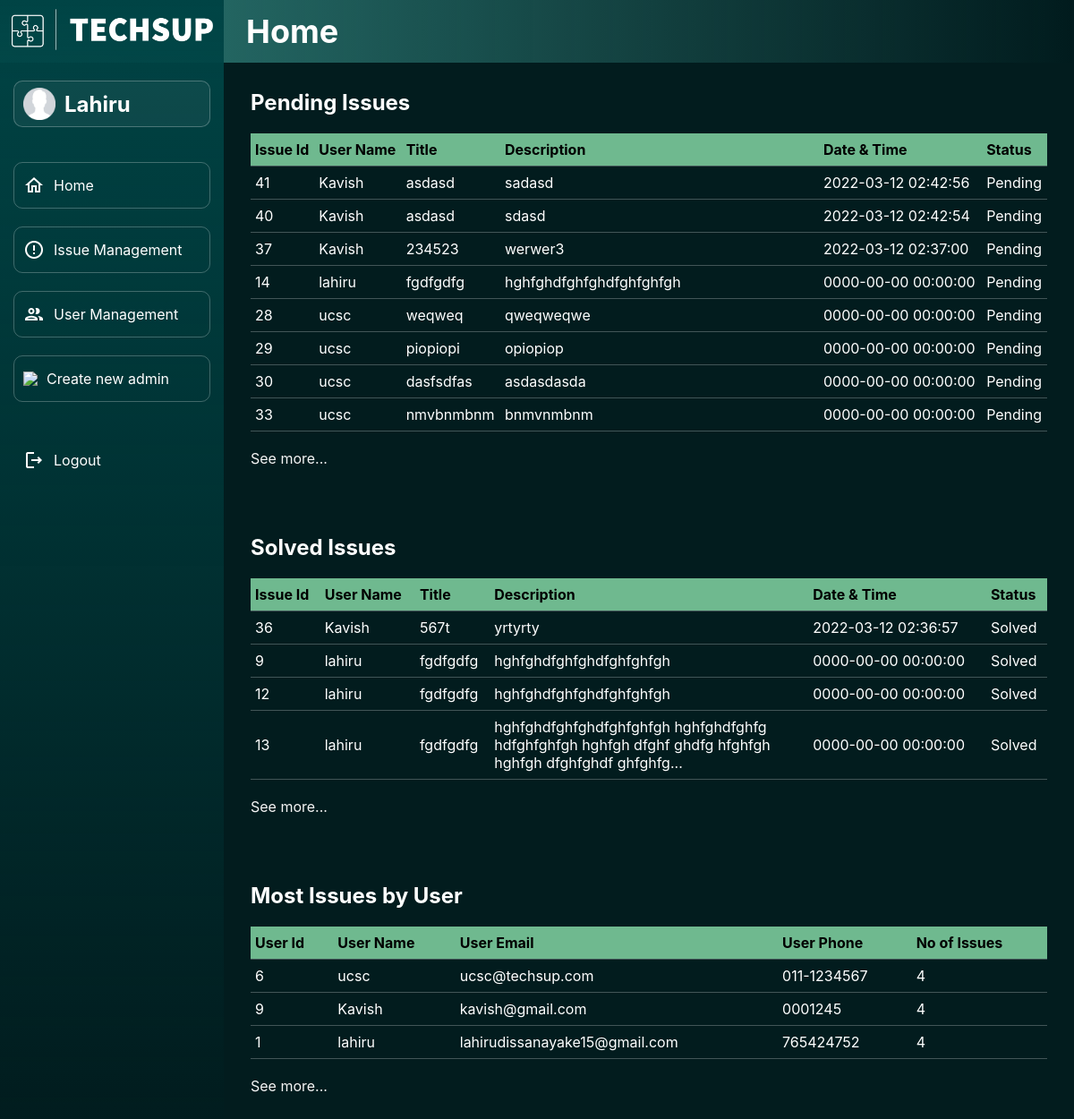
The app's page /admin/main/dashboard.php (signed in) with its own data.
### tables this page shows
CREATE TABLE IF NOT EXISTS `issue` (
  `issueId` int(5) NOT NULL AUTO_INCREMENT,
  `userId` int(5) DEFAULT NULL,
  `title` varchar(50) DEFAULT NULL,
  `description` varchar(500) DEFAULT NULL,
  `status` tinyint(1) DEFAULT NULL,
  `timestamp` timestamp NOT NULL,
  PRIMARY KEY (`issueId`),
  KEY `userId` (`userId`)
);

CREATE TABLE IF NOT EXISTS `user` (
  `userId` int(5) NOT NULL AUTO_INCREMENT,
  `userName` varchar(20) NOT NULL,
  `userEmail` varchar(50) NOT NULL,
  `userPhone` varchar(20) NOT NULL,
  `userPwd` varchar(100) NOT NULL,
  PRIMARY KEY (`userId`),
  UNIQUE KEY `userName` (`userName`),
  UNIQUE KEY `userEmail` (`userEmail`)
);

### includes/functions.inc.php (called while the page is built, shortened)
<?php
function adminPendingIssues($conn)
{
    $sql = "SELECT issueId, userName, title, description, timestamp, IF(status, 'Solved', 'Pending') status FROM issue, user WHERE issue.userId = user.userId AND status=false ORDER BY timestamp DESC LIMIT 10;";
    $result = mysqli_query($conn, $sql);
    if (mysqli_num_rows($result) > 0) {
        return $result;
        exit();
    } else {
        echo "<p class=\"success2\">There are no issues available!</p>";
        exit();
    }
}
function adminSolvedIssues($conn)
{
    $sql = "SELECT issueId, userName, title, description, timestamp, IF(status, 'Solved', 'Pending') status FROM issue, user WHERE issue.userId = user.userId AND status=true ORDER BY timestamp DESC LIMIT 10;";
    $result = mysqli_query($conn, $sql);
    if (mysqli_num_rows($result) > 0) {
        return $result;
        exit();
    } else {
        echo "<p class=\"success2\">There are no issues available!</p>";
        exit();
    }
}
function adminMostIssues($conn)
{
    $sql = "SELECT user.userId, userName, userEmail, userPhone, COUNT(issueId) FROM user, issue WHERE user.userId = issue.userId GROUP BY issue.userId ORDER BY COUNT(issueId) DESC LIMIT 10";
    $result = mysqli_query($conn, $sql);
    if (mysqli_num_rows($result) > 0) {
        return $result;
        exit();
    } else {
        echo "<p class=\"success2\">There are no users available!</p>";
        exit();
    }
}

### admin/main/dashboard.php (the view, shortened to what this page needs)
<?php
require_once('../../includes/dbh.inc.php');
require_once('../../includes/functions.inc.php');
?>
<!DOCTYPE html>
<html lang="en">
<head>
</head>
<body>
    <nav class="nav-h-back"></nav>
    <nav class="nav-h">
        <div class="heading">
            <h1>Home</h1>
        </div>
    </nav>
    <nav class="nav-v">
        <div class="logo">
            <a href="#">
                <img src="../../assets/techsup-logo-white.png" width="225px">
            </a>
        </div>
        <div class="menu">
            <div class="item profile">
                <img src="../../assets/profile.png" width="36px">
                <?php
                if (isset($_SESSION["adminId"])) {
                    echo "<h1>" . $_SESSION["adminName"] . "</h1>";
                }
                ?>
            </div>
            <div>
                <a href="#" class="disabled">
                    <div class="item click">
                        <img src="../../assets/home-outline-white-24dp.png">
                        <span>Home</span>
                    </div>
                </a>
                <br>
                <a href="../issues/viewIssue.php">
                    <div class="item click">
                        <img src="../../assets/issue-outline-white-24dp.png">
                        <span>Issue Management</span>
                    </div>
                </a>
                <br>
                <a href="../users/viewUser.php">
                    <div class="item click">
                        <img src="../../assets/users-outline-white-24dp.png">
                        <span>User Management</span>
                    </div>
                </a>
                <br>
                <a href="register.php">
                    <div class="item click">
                        <img src="../../assets/addAdmin-outline-white-24dp">
                        <span>Create new admin</span>
                    </div>
                </a>
            </div>
            <a href="../../includes/logoutAdmin.inc.php">
                <div class="item logout">
                    <img src="../../assets/logout-outline-white-24dp.png">
                    <span>Logout</span>
                </div>
            </a>
        </div>
    </nav>
    <div class="body">
        <div class="adminPendingIssues">
            <h2>Pending Issues</h2>
            <table>
                <thead>
                    <tr>
                        <th class="thLeft">Issue Id</th>
                        <th class="thLeft">User Name</th>
                        <th class="thLeft">Title</th>
                        <th class="thLeft descr">Description</th>
                        <th class="thLeft">Date & Time</th>
                        <th class="thLeft">Status</th>
                    </tr>
                </thead>
                <tbody>
                    <?php
                    $result = adminPendingIssues($conn);
                    if ($result) {
                        while ($row = mysqli_fetch_assoc($result)) { ?>
                            <tr>
                                <td><?php echo $row['issueId']; ?></td>
                                <td><?php echo $row['userName']; ?></td>
                                <td><?php echo $row['title']; ?></td>
                                <td><?php if (strlen($row['description']) > 100) {
                                        echo substr($row['description'], 0, 100) . "...";
                                    } else {
                                        echo $row['description'];
                                    } ?></td>
                                <td><?php echo $row['timestamp']; ?></td>
                                <td><?php echo $row['status']; ?></td>
                            </tr>
                    <?php
                        }
                    }
                    ?>
                </tbody>
            </table>
            <br>
            <div class="seeMore">
                <a href="../issues/viewIssue.php">See more...</a>
            </div>
        </div>
        <div class="adminSolvedIssues topMargin">
            <h2>Solved Issues</h2>
            <table>
                <thead>
                    <tr>
                        <th class="thLeft">Issue Id</th>
                        <th class="thLeft">User Name</th>
                        <th class="thLeft">Title</th>
                        <th class="thLeft descr">Description</th>
                        <th class="thLeft">Date & Time</th>
                        <th class="thLeft">Status</th>
                    </tr>
                </thead>
                <tbody>
                    <?php
                    $result = adminSolvedIssues($conn);
                    if ($result) {
                        while ($row = mysqli_fetch_assoc($result)) { ?>
                            <tr>
                                <td><?php echo $row['issueId']; ?></td>
                                <td><?php echo $row['userName']; ?></td>
                                <td><?php echo $row['title']; ?></td>
                                <td><?php if (strlen($row['description']) > 100) {
                                        echo substr($row['description'], 0, 100) . "...";
                                    } else {
                                        echo $row['description'];
                                    } ?></td>
                                <td><?php echo $row['timestamp']; ?></td>
                                <td><?php echo $row['status']; ?></td>
                            </tr>
                    <?php
                        }
                    }
                    ?>
                </tbody>
            </table>
            <br>
            <div class="seeMore">
                <a href="../issues/viewIssue.php">See more...</a>
            </div>
        </div>
        <div class="mostIssues topMargin">
            <h2>Most Issues by User</h2>
            <table>
                <thead>
                    <tr>
                        <th class="thLeft">User Id</th>
                        <th class="thLeft">User Name</th>
                        <th class="thLeft">User Email</th>
                        <th class="thLeft">User Phone</th>
                        <th class="thLeft">No of Issues</th>
                    </tr>
                </thead>
                <tbody>
                    <?php
                    $result = adminMostIssues($conn);
                    if ($result) {
                        while ($row = mysqli_fetch_assoc($result)) { ?>
                            <tr>
                                <td><?php echo $row['userId']; ?></td>
                                <td><?php echo $row['userName']; ?></td>
                                <td><?php echo $row['userEmail']; ?></td>
                                <td><?php echo $row['userPhone']; ?></td>
                                <td><?php echo $row['COUNT(issueId)']; ?></td>
                            </tr>
                    <?php
                        }
                    }
                    ?>
                </tbody>
            </table>
            <br>
            <div class="seeMore">
                <a href="../users/viewUser.php">See more...</a>
            </div>
        </div>
    </div>
</body>
</html>

### records on screen
issue: issueId "41", userId.userName "Kavish", title "asdasd", description "sadasd", timestamp "2022-03-12 02:42:56", status "Pending"
issue: issueId "40", userId.userName "Kavish", title "asdasd", description "sdasd", timestamp "2022-03-12 02:42:54", status "Pending"
issue: issueId "37", userId.userName "Kavish", title "234523", description "werwer3", timestamp "2022-03-12 02:37:00", status "Pending"
issue: issueId "14", userId.userName "lahiru", title "fgdfgdfg", description "hghfghdfghfghdfghfghfgh", timestamp "0000-00-00 00:00:00", status "Pending"
issue: issueId "28", userId.userName "ucsc", title "weqweq", description "qweqweqwe", timestamp "0000-00-00 00:00:00", status "Pending"
issue: issueId "29", userId.userName "ucsc", title "piopiopi", description "opiopiop", timestamp "0000-00-00 00:00:00", status "Pending"
issue: issueId "30", userId.userName "ucsc", title "dasfsdfas", description "asdasdasda", timestamp "0000-00-00 00:00:00", status "Pending"
issue: issueId "33", userId.userName "ucsc", title "nmvbnmbnm", description "bnmvnmbnm", timestamp "0000-00-00 00:00:00", status "Pending"
issue: issueId "36", userId.userName "Kavish", title "567t", description "yrtyrty", timestamp "2022-03-12 02:36:57", status "Solved"
issue: issueId "9", userId.userName "lahiru", title "fgdfgdfg", description "hghfghdfghfghdfghfghfgh", timestamp "0000-00-00 00:00:00", status "Solved"
issue: issueId "12", userId.userName "lahiru", title "fgdfgdfg", description "hghfghdfghfghdfghfghfgh", timestamp "0000-00-00 00:00:00", status "Solved"
issue: issueId "13", userId.userName "lahiru", title "fgdfgdfg", description "hghfghdfghfghdfghfghfgh hghfghdfghfg hdfghfghfgh hghfgh dfghf ghdfg hfghfgh hghfgh dfghfghdf ghfghfg", timestamp "0000-00-00 00:00:00", status "Solved"
user: userId "6", userName "ucsc", userEmail "ucsc@techsup.com", userPhone "011-1234567", COUNT "4"
user: userId "9", userName "Kavish", userEmail "kavish@gmail.com", userPhone "0001245", COUNT "4"
user: userId "1", userName "lahiru", userEmail "lahirudissanayake15@gmail.com", userPhone "765424752", COUNT "4"

### other values on screen
$_SESSION["adminName"] "Lahiru"
